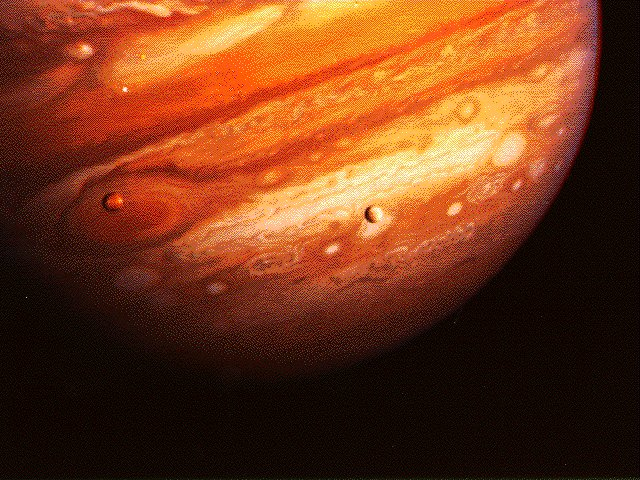
//> input picture Workspace/BasicOper/1.jpg, 640 x 480 px, given in place of 2.jpg, which was not available; the run also reads 1 picture not shown here
$ ./image   (built with g++ and OpenCV 4)
//> lines starting //> are read from the running program, lines starting //| are printed output that depends on the picture; pictures that were not available may be replaced by others from this repository, and a replacement may not be noted
#include "opencv2/imgproc/imgproc.hpp"
#include "opencv2/highgui/highgui.hpp"
#include <stdlib.h>
#include <stdio.h>
#include <time.h>
timespec diff(timespec start, timespec end);
using namespace cv;

/** @function main */
int main( int argc, char** argv )
{
  Mat src,src2, src_gray, dst;


  /// Load an image
  src = imread( "2.jpg");
//> src is the input picture: 480 rows x 640 cols, CV_8UC3; mean B, G, R 26.2, 56.3, 113.2
  src2 = imread ("3.png");

  //add(src,src2,dst,noArray(),1);
  addWeighted(src,1,src2,0,-40,dst);
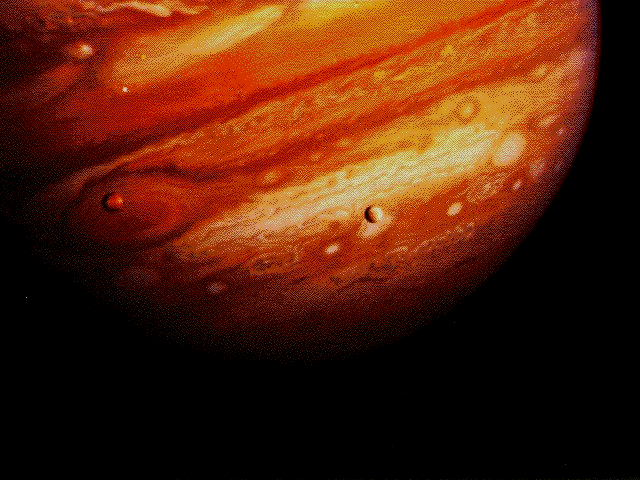
//> dst: 480 rows x 640 cols, CV_8UC3; mean B, G, R 10, 33.4, 82.7

  if( !src.data )
    { return -1; }


  vector<Mat> bgr_planes;
    split( dst , bgr_planes );
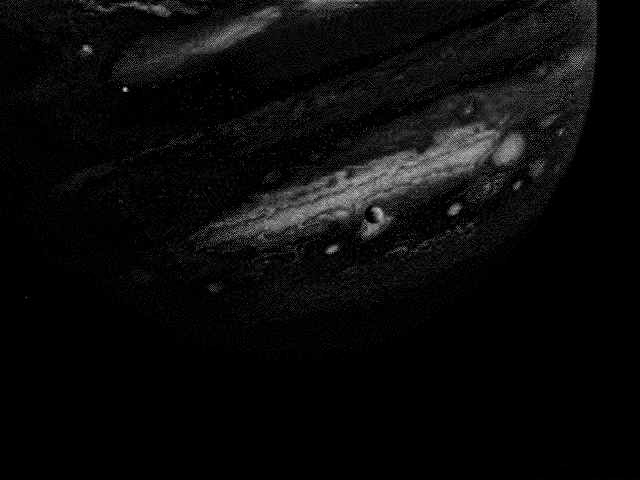
//> bgr_planes[0]: 480 rows x 640 cols, CV_8UC1; min 0, max 201, mean 10
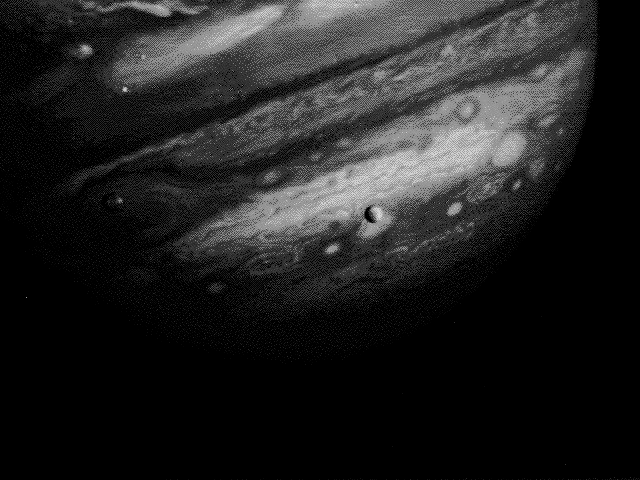
//> bgr_planes[1]: 480 rows x 640 cols, CV_8UC1; min 0, max 215, mean 33.4
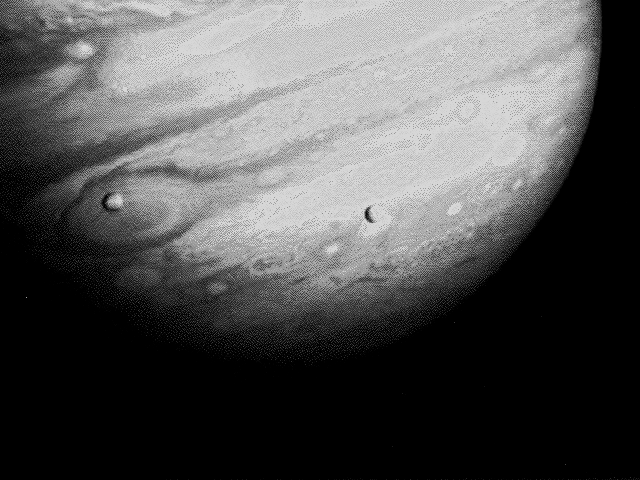
//> bgr_planes[2]: 480 rows x 640 cols, CV_8UC1; min 0, max 215, mean 82.7

    /// Establish the number of bins
    int histSize = 256;

    /// Set the ranges ( for B,G,R) )
    float range[] = { 0, 256 } ;
    const float* histRange = { range };

    bool uniform = true; bool accumulate = false;

    Mat b_hist, g_hist, r_hist;

    /// Compute the histograms:
    calcHist( &bgr_planes[0], 1, 0, Mat(), b_hist, 1, &histSize, &histRange, uniform, accumulate );
//> b_hist = 256 values, max 229143 at index 0, min 0 at index 179, mean 1200
    calcHist( &bgr_planes[1], 1, 0, Mat(), g_hist, 1, &histSize, &histRange, uniform, accumulate );
//> g_hist = 256 values, max 175082 at index 0, min 0 at index 216, mean 1200
    calcHist( &bgr_planes[2], 1, 0, Mat(), r_hist, 1, &histSize, &histRange, uniform, accumulate );
//> r_hist = 256 values, max 131805 at index 0, min 0 at index 216, mean 1200

    // Draw the histograms for B, G and R
    int hist_w = 512; int hist_h = 400;
    int bin_w = cvRound( (double) hist_w/histSize );

    Mat histImage( hist_h, hist_w, CV_8UC3, Scalar( 0,0,0) );

    /// Normalize the result to [ 0, histImage.rows ]
    normalize(b_hist, b_hist, 0, histImage.rows, NORM_MINMAX, -1, Mat() );
//> b_hist = 256 values, max 400 at index 0, min 0 at index 179, mean 2.09
    normalize(g_hist, g_hist, 0, histImage.rows, NORM_MINMAX, -1, Mat() );
//> g_hist = 256 values, max 400 at index 0, min 0 at index 216, mean 2.74
    normalize(r_hist, r_hist, 0, histImage.rows, NORM_MINMAX, -1, Mat() );
//> r_hist = 256 values, max 400 at index 0, min 0 at index 216, mean 3.64

    /// Draw for each channel
    for( int i = 1; i < histSize; i++ )
    {
        line( histImage, Point( bin_w*(i-1), hist_h - cvRound(b_hist.at<float>(i-1)) ) ,
                         Point( bin_w*(i), hist_h - cvRound(b_hist.at<float>(i)) ),
                         Scalar( 255, 0, 0), 2, 8, 0  );
        line( histImage, Point( bin_w*(i-1), hist_h - cvRound(g_hist.at<float>(i-1)) ) ,
                         Point( bin_w*(i), hist_h - cvRound(g_hist.at<float>(i)) ),
                         Scalar( 0, 255, 0), 2, 8, 0  );
        line( histImage, Point( bin_w*(i-1), hist_h - cvRound(r_hist.at<float>(i-1)) ) ,
                         Point( bin_w*(i), hist_h - cvRound(r_hist.at<float>(i)) ),
                         Scalar( 0, 0, 255), 2, 8, 0  );
    }
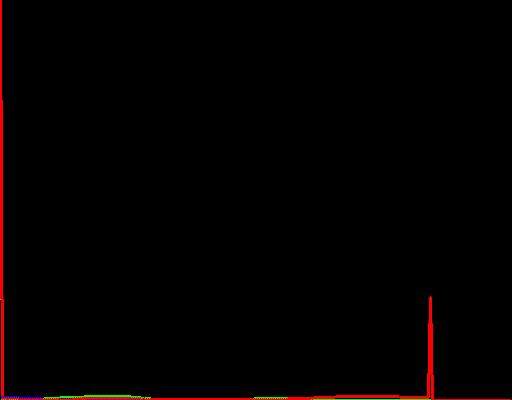
//> histImage: 400 rows x 512 cols, CV_8UC3; mean B, G, R 0.1, 0.5, 3.3

    /// Display
    namedWindow("calcHist Demo", CV_WINDOW_AUTOSIZE );
    imwrite("./hist2.jpeg",histImage);
    imshow("calcHist Demo", histImage );
    imwrite("./asdd.jpeg",dst);


  /// Remove noise by blurring with a Gaussian filter
 // GaussianBlur( src, src, Size(3,3), 0, 0, BORDER_DEFAULT );

  /// Convert the image to grayscale
  //cvtColor( src, src_gray, CV_RGB2GRAY );

  /// Create window
  namedWindow("mc", CV_WINDOW_AUTOSIZE );

  /// Apply Laplace function
  Mat abs_dst;
  imshow( "mc", dst );

  waitKey(0);

  return 0;
  }
